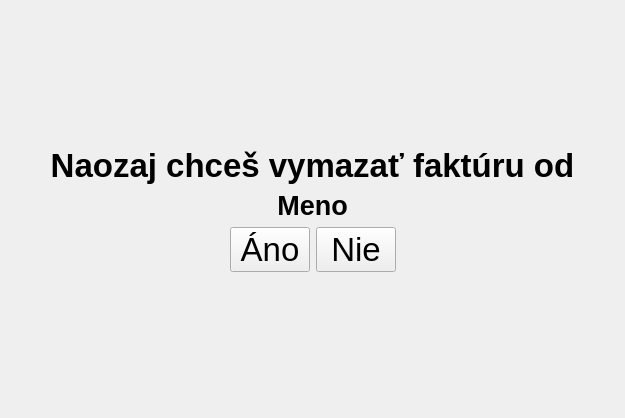
<?xml version="1.0" encoding="UTF-8"?>
<ui version="4.0">
 <class>QuestionDeleteInvoicePage</class>
 <widget class="QWidget" name="QuestionDeleteInvoicePage">
  <property name="geometry">
   <rect>
    <x>0</x>
    <y>0</y>
    <width>625</width>
    <height>418</height>
   </rect>
  </property>
  <property name="windowTitle">
   <string>Form</string>
  </property>
  <layout class="QGridLayout" name="gridLayout_2">
   <item row="0" column="0">
    <layout class="QGridLayout" name="gridLayout">
     <item row="3" column="0">
      <spacer name="horizontalSpacer">
       <property name="orientation">
        <enum>Qt::Horizontal</enum>
       </property>
       <property name="sizeHint" stdset="0">
        <size>
         <width>40</width>
         <height>20</height>
        </size>
       </property>
      </spacer>
     </item>
     <item row="1" column="0" colspan="4">
      <widget class="QLabel" name="label">
       <property name="font">
        <font>
         <pointsize>25</pointsize>
         <weight>75</weight>
         <bold>true</bold>
        </font>
       </property>
       <property name="text">
        <string>Naozaj chceš vymazať faktúru od</string>
       </property>
       <property name="alignment">
        <set>Qt::AlignCenter</set>
       </property>
      </widget>
     </item>
     <item row="2" column="0" colspan="4">
      <widget class="QLabel" name="labelName">
       <property name="font">
        <font>
         <pointsize>20</pointsize>
         <weight>75</weight>
         <bold>true</bold>
        </font>
       </property>
       <property name="text">
        <string>Meno</string>
       </property>
       <property name="alignment">
        <set>Qt::AlignCenter</set>
       </property>
      </widget>
     </item>
     <item row="4" column="1">
      <spacer name="verticalSpacer">
       <property name="orientation">
        <enum>Qt::Vertical</enum>
       </property>
       <property name="sizeHint" stdset="0">
        <size>
         <width>20</width>
         <height>40</height>
        </size>
       </property>
      </spacer>
     </item>
     <item row="0" column="1">
      <spacer name="verticalSpacer_2">
       <property name="orientation">
        <enum>Qt::Vertical</enum>
       </property>
       <property name="sizeHint" stdset="0">
        <size>
         <width>20</width>
         <height>40</height>
        </size>
       </property>
      </spacer>
     </item>
     <item row="3" column="2">
      <widget class="QPushButton" name="buttonNo">
       <property name="font">
        <font>
         <pointsize>25</pointsize>
        </font>
       </property>
       <property name="text">
        <string>Nie</string>
       </property>
      </widget>
     </item>
     <item row="3" column="1">
      <widget class="QPushButton" name="buttonYes">
       <property name="font">
        <font>
         <pointsize>25</pointsize>
        </font>
       </property>
       <property name="text">
        <string>Áno</string>
       </property>
      </widget>
     </item>
     <item row="3" column="3">
      <spacer name="horizontalSpacer_2">
       <property name="orientation">
        <enum>Qt::Horizontal</enum>
       </property>
       <property name="sizeHint" stdset="0">
        <size>
         <width>40</width>
         <height>20</height>
        </size>
       </property>
      </spacer>
     </item>
    </layout>
   </item>
  </layout>
 </widget>
 <resources/>
 <connections/>
</ui>
